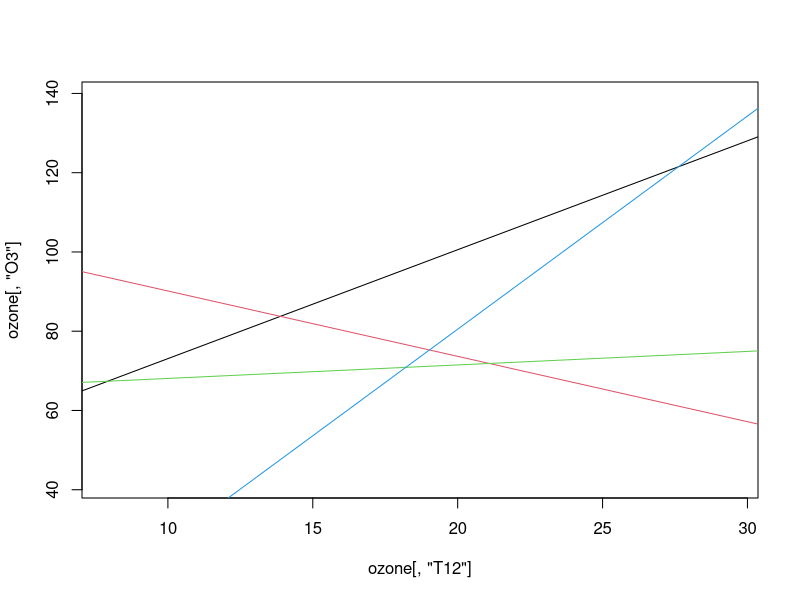
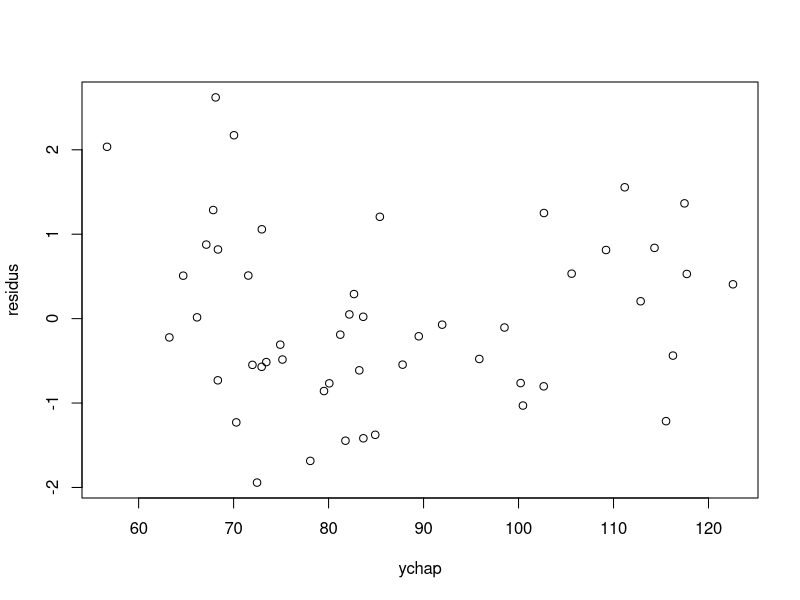
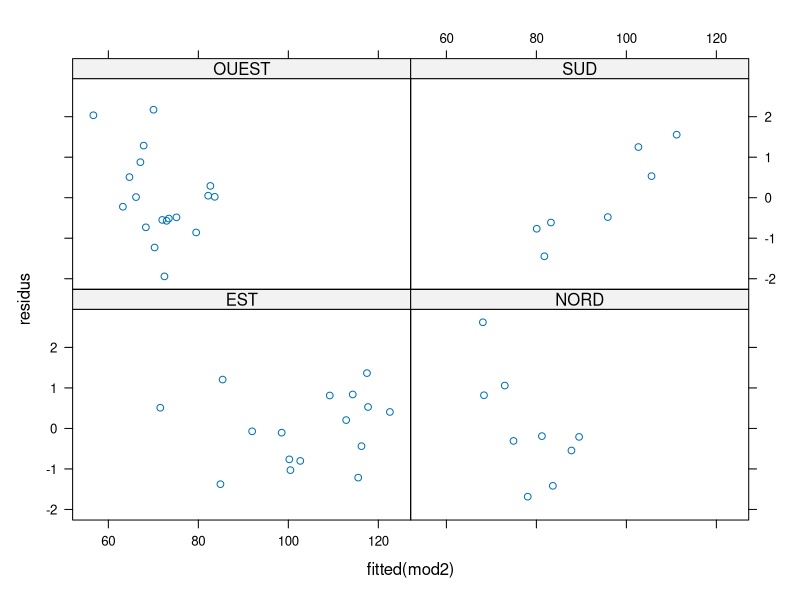

Write R code to recreate these figures, in order. (Note: this script raises an error after producing the figures.)
## ---- chunk 1
ozone <- read.table("ozone.txt", header = T, sep = ";")
plot(ozone[,"T12"], ozone[,"O3"],pch=as.numeric(ozone[,"vent"]),
     col = as.numeric(ozone[,"vent"]))
a1 <- lm(O3 ~ T12, data = ozone[ozone[,"vent"]=="EST",])
a2 <- lm(O3 ~ T12, data = ozone[ozone[,"vent"]=="NORD",])
a3 <- lm(O3 ~ T12, data = ozone[ozone[,"vent"]=="OUEST",])
a4 <- lm(O3 ~ T12, data = ozone[ozone[,"vent"]=="SUD",])
abline(a1, col=1)
abline(a2, col=2)
abline(a3, col=3)
abline(a4, col=4)
## ---- chunk 2
mod1b <- lm(formula = O3 ~ -1 + vent + T12:vent, data = ozone)
summary(mod1b)
## ---- chunk 3
mod1 <- lm(formula = O3 ~ vent + T12:vent, data = ozone)
summary(mod1)
## ---- chunk 4
mod2 <- lm(formula = O3 ~ vent + T12, data = ozone)
mod2b <- lm(formula = O3 ~ -1 + vent + T12, data = ozone)
mod3 <- lm(formula = O3 ~ vent:T12, data = ozone)
## ---- chunk 5
anova(mod2,mod1)
anova(mod3,mod1)
## ---- chunk 6
plot(rstudent(mod2) ~ fitted(mod2),xlab="ychap",ylab="residus")
## ---- chunk 7
library(lattice)
xyplot(rstudent(mod2)~fitted(mod2)|vent,data = ozone, ylab="residus")
## ---- chunk 8
mod <- lm(formula = O3 ~ vent + T12 + T12:vent, data = ozone)
## ---- chunk 9
mod0 <- lm(formula = O3 ~ vent +T12 + T12:vent, data = ozone)
summary(mod0)
## ---- chunk 10
eucalypt <- read.table("eucalyptus.txt", header = T, sep = ";")
eucalypt[,"bloc"] <- as.factor(eucalypt[,"bloc"])
m.complet <- lm(ht ~ bloc - 1 + bloc:circ, data = eucalypt)
m.pente <- lm(ht ~ bloc - 1 + circ, data = eucalypt)
m.ordonne <- lm(ht ~ bloc:circ, data = eucalypt)
anova(m.pente, m.complet)
## ---- chunk 11
anova(m.ordonne, m.complet)
## ---- chunk 12
m.simple <- lm(ht ~ circ, data = eucalypt)
anova(m.simple, m.pente)
## ---- chunk 13
mod1 <- lm(O3~vent-1,data=ozone)
summary(mod1)
## ---- chunk 14
anova(mod1)
## ---- chunk 15
mod2 <- lm(O3 ~ vent, data = ozone)
anova(mod2)
summary(mod2)
## ---- chunk 16
lm(O3 ~ C(vent,treatment), data = ozone)
## ---- chunk 17
lm(O3 ~ C(vent,base=2), data = ozone)
## ---- chunk 18
II <- length(levels(ozone$vent))
nI <- table(ozone$vent)
contraste<-matrix(rbind(diag(II-1),-nI[-II]/nI[II]),II,II-1)
mod3 <- lm(O3 ~ C(vent,contraste), data = ozone)
anova(mod3)
summary(mod3)
## ---- chunk 19
mod4 <- lm(O3 ~ C(vent,sum), data = ozone)
anova(mod4)
summary(mod4)
## ---- chunk 20
resid2 <- resid(mod2)
plot(resid2 ~ vent, data=ozone, ylab="residus")
plot(resid2 ~ jitter(fitted(mod2)),xlab="ychap",ylab="residus")
xyplot(resid2 ~ I(1:50)|vent, data=ozone,
       xlab="index", ylab="residus")
## ---- chunk 21
par(mfrow=c(1,2))
with(ozone, interaction.plot(vent, nebulosite, O3, col=1:2))
with(ozone, interaction.plot(nebulosite, vent, O3, col=1:4))
## ---- chunk 22
mod1 <- lm(O3 ~ vent + nebulosite + vent:nebulosite, data = ozone)
mod2 <- lm(O3 ~ vent + nebulosite, data = ozone)
anova(mod2, mod1)
## ---- chunk 23
mod3 <- lm(O3 ~ vent, data = ozone)
anova(mod3, mod2)
## ---- chunk 24
anova(mod3, mod2, mod1)
## ---- chunk 25
anova(mod1)
